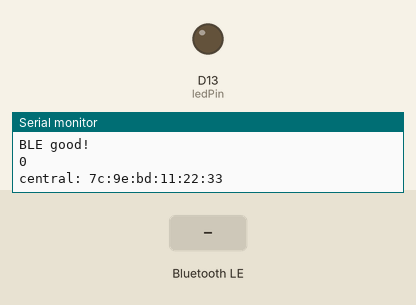
A sketch run on a simulated Arduino Nano 33 IoT. Shown: output pins drawn as LEDs (lit = HIGH), the last lines printed to the serial monitor. The inputs (shaded band) are chosen by the test bench. Nothing arrives over Bluetooth unless stated; a phone connects over Bluetooth LE 3 s after start.

Above: at 4.1 s.
4.2 s: Bluetooth LE write "1" received
At 5.2 s:
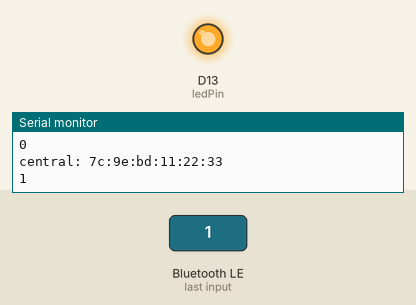
5.7 s: Bluetooth LE write "0" received
At 6.3 s:
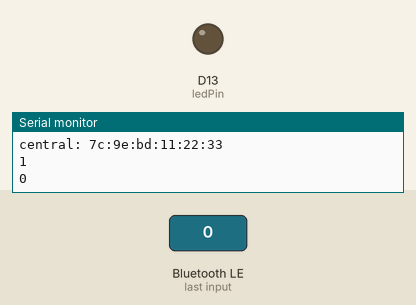
7.2 s: Bluetooth LE write "2" received
At 7.5 s:
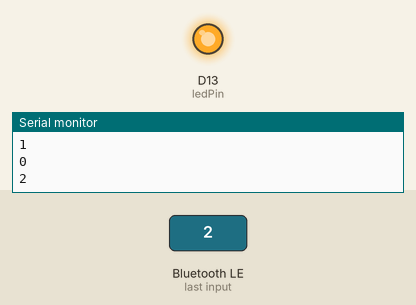
Timing chart, 0 to 10.2 s (numbered marks = the images above; inputs shaded):
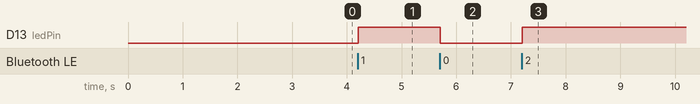

The sketch:

bleLED_class.ino
```cpp
#import <ArduinoBLE.h>

BLEService myService("180A");
BLEByteCharacteristic ledCharacteristic("2A57",BLERead | BLEWrite);
const int ledPin = LED_BUILTIN;
void setup() {
  // put your setup code here, to run once:
  Serial.begin(9600);
  pinMode(ledPin,OUTPUT);
  if (!BLE.begin()) {
    Serial.println("BLE start error");
    while(1);
  }
  Serial.println("BLE good!");
  BLE.setLocalName("202015022하주민");
  BLE.setAdvertisingInterval(3200);


  myService.addCharacteristic(ledCharacteristic);
  ledCharacteristic.writeValue((byte)0x00);

  byte value;
  ledCharacteristic.readValue(value);
  Serial.println(value);

  BLE.setAdvertisedService(myService);
  BLE.addService(myService);
  BLE.advertise();

}

void loop() {
  // put your main code here, to run repeatedly:

  BLEDevice central = BLE.central();
  if(central) {
    Serial.print("central: ");
    Serial.println(central.address());
    while(central.connected()) {
      byte value;
      if(ledCharacteristic.written()) {
        ledCharacteristic.readValue(value);
        Serial.println(value);
        if (value) {
          digitalWrite(ledPin,HIGH);
        }
        else {
          digitalWrite(ledPin,LOW);
        }

      }
      delay(300);

    }
    central.disconnect();
  }
  delay(100);

}
```

Measured:
- after the input at 4.2 s, D13 (ledPin): LOW → HIGH at once
- after the input at 5.7 s, D13 (ledPin): HIGH → LOW at once
- after the input at 7.2 s, D13 (ledPin): LOW → HIGH at once
